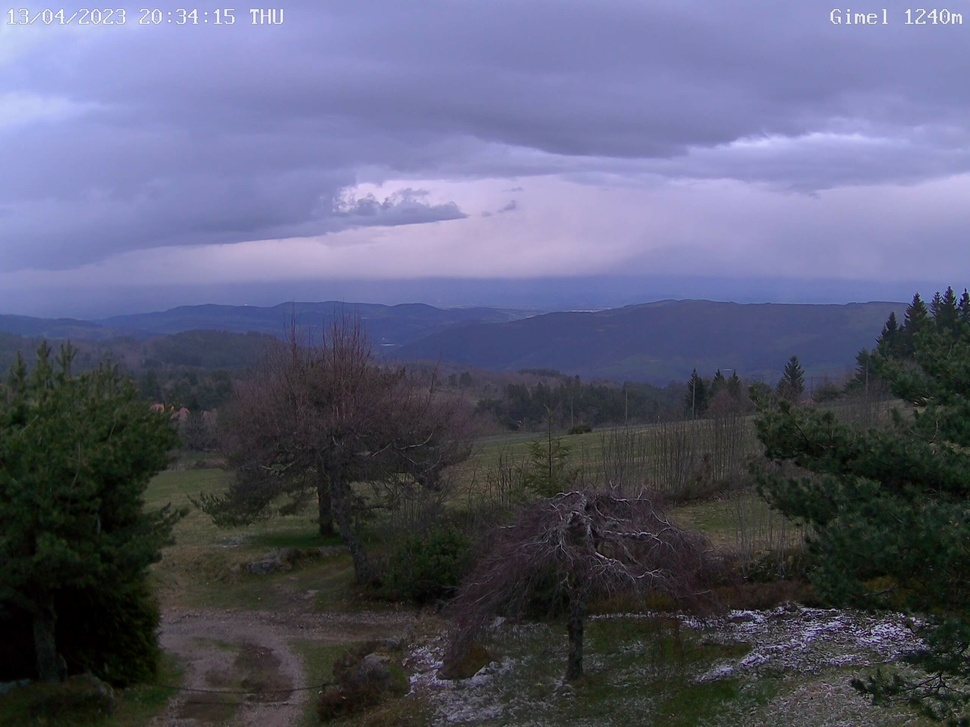
#> input picture static.infoclimat.net-imageserver.jpg, 970 x 727 px, shrunk from 2560 x 1920 before the run, found by its file name
$ python 'import cv2.py'
#> lines starting #> are read from the running program, lines starting #| are printed output that depends on the picture; after the words box and inside, x2 and y2 are one past the last pixel; in counts of white or black regions, pixels touching at a corner belong together
import cv2

def truncate_sky(image_path):
    # Load the image and convert it to the HSV color space
#> called with image_path = 'static.infoclimat.net-imageserver.jpg'
    img = cv2.imread(image_path)
#> img is the input picture: shape (727, 970, 3); mean B, G, R 113.6, 90.5, 88.4
    hsv = cv2.cvtColor(img, cv2.COLOR_BGR2HSV)
#> hsv: shape (727, 970, 3); mean H, S, V 94.9, 70.1, 117.1

    # Define the range of blue colors in HSV color space
    lower_blue = (90, 50, 50)
    upper_blue = (130, 255, 255)

    # Threshold the image to get only blue colors
    mask = cv2.inRange(hsv, lower_blue, upper_blue)
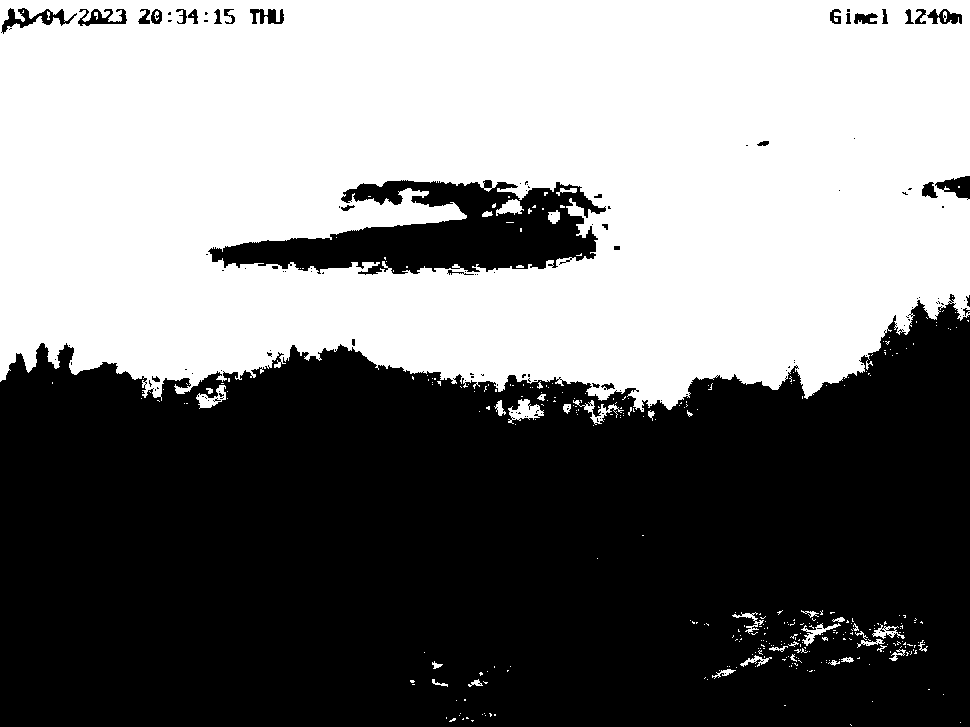
#> mask: shape (727, 970); 48.2% white; 348 white regions (307 under 20 px)

    # Find the contours of the blue regions in the image
    contours, hierarchy = cv2.findContours(mask, cv2.RETR_EXTERNAL, cv2.CHAIN_APPROX_SIMPLE)
#> contours = 317 contours, 295 with area under 20; largest, box (x1, y1, x2, y2) and area: (0, 0, 970, 412) 357180, (508, 399, 544, 424) 400, (196, 385, 226, 409) 293, (573, 400, 624, 425) 204, (801, 623, 841, 646) 190

    # Get the bounding box of the largest contour (i.e., the sky region)
    max_area = 0
    max_contour = None
    for contour in contours:
        area = cv2.contourArea(contour)
        if area > max_area:
            max_area = area
            max_contour = contour
#> this loop made 317 passes
#> (area, max_area) on passes 25, 35, 64, 152, 160, 230, 235, 317: (37, 37), (50.5, 50.5), (90.5, 90.5), (175, 175), (190.5, 190.5), (204, 204), (400, 400), (357180, 357180)
#> area on passes 26, 50, 59: 24, 27, 32.5
#> after the loop, max_area = 357180; max_contour = contour of 1514 points, box (x1, y1, x2, y2) (0, 0, 970, 412), area 357180
    x, y, w, h = cv2.boundingRect(max_contour)
#> x = 0; y = 0; w = 970; h = 412

    # Extract the sky region from the original image and save it
    sky = img[y:y+h, x:x+w]
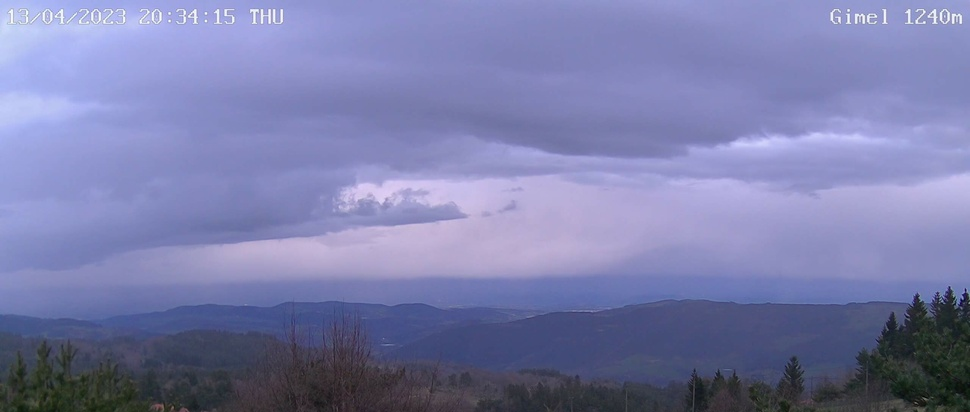
#> sky: shape (412, 970, 3); mean B, G, R 170.8, 126.3, 123
    cv2.imwrite('sky.jpg', sky)

# Example usage
truncate_sky('static.infoclimat.net-imageserver.jpg')

$ run again, with imagecloudy.jpg copied over static.infoclimat.net-imageserver.jpg
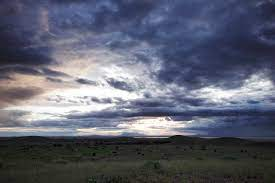
#> input picture imagecloudy.jpg, 275 x 183 px, found by its file name
#> in truncate_sky, img is the input picture: shape (183, 275, 3); mean B, G, R 112.2, 96.7, 93.3
#> hsv: shape (183, 275, 3); mean H, S, V 90.8, 62.4, 115.3
#> in truncate_sky, `mask = cv2.inRange(hsv, lower_blue, upper_blue)`:
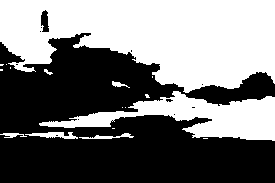
#> mask: shape (183, 275); 46.9% white; 17 white regions (10 under 20 px)
#> contours = 17 contours, 11 with area under 20; largest, box (x1, y1, x2, y2) and area: (0, 0, 275, 93) 17804, (39, 91, 275, 141) 4673, (25, 132, 78, 139) 152, (79, 133, 134, 139) 78, (0, 133, 27, 138) 38, (112, 81, 130, 88) 36
#> the loop in truncate_sky, `for contour in contours:` made 17 passes
#> (area, max_area) on passes 2, 4, 9, 17: (78, 78), (151.5, 151.5), (4673, 4673), (17803.5, 17803.5)
#> after the loop in truncate_sky, `for contour in contours:`: max_area = 17803.5; max_contour = contour of 272 points, box (x1, y1, x2, y2) (0, 0, 275, 93), area 17804
#> x = 0; w = 275; h = 93
#> in truncate_sky, `sky = img[y:y+h, x:x+w]`:
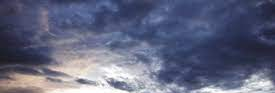
#> sky: shape (93, 275, 3); mean B, G, R 126.7, 101, 96.3

$ run again, with lol.jpg copied over static.infoclimat.net-imageserver.jpg
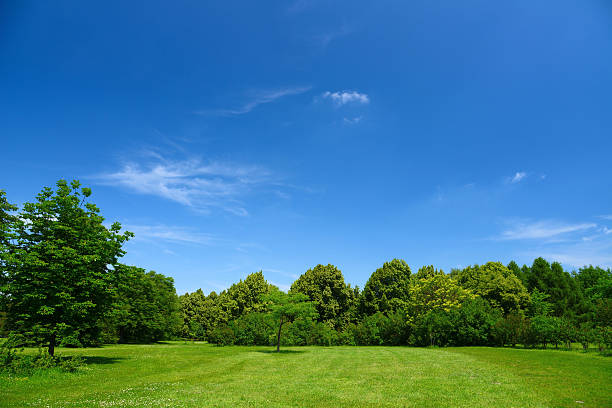
#> input picture lol.jpg, 612 x 408 px, found by its file name
#> in truncate_sky, img is the input picture: shape (408, 612, 3); mean B, G, R 142.1, 121.5, 64.4
#> hsv: shape (408, 612, 3); mean H, S, V 83.6, 193.2, 171.4
#> in truncate_sky, `mask = cv2.inRange(hsv, lower_blue, upper_blue)`:
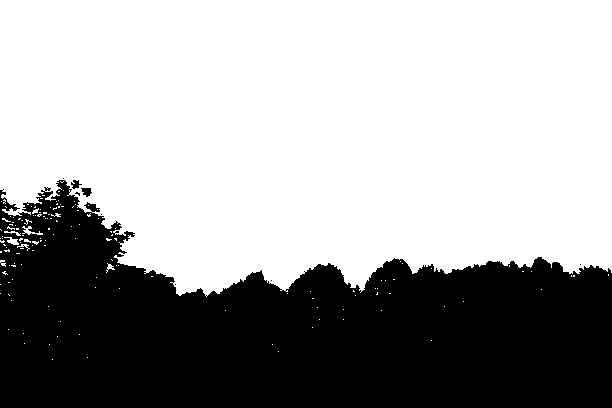
#> mask: shape (408, 612); 63.8% white; 9 black regions (6 under 20 px)
#> contours = 151 contours, 148 with area under 20; largest, box (x1, y1, x2, y2) and area: (0, 0, 612, 297) 157750, (4, 237, 19, 245) 40, (22, 226, 43, 235) 39
#> the loop in truncate_sky, `for contour in contours:` made 151 passes
#> (area, max_area) on passes 88, 151: (40.5, 40.5), (157749.5, 157749.5)
#> after the loop in truncate_sky, `for contour in contours:`: max_area = 157749.5; max_contour = contour of 824 points, box (x1, y1, x2, y2) (0, 0, 612, 297), area 157750
#> x = 0; w = 612; h = 297
#> in truncate_sky, `sky = img[y:y+h, x:x+w]`:
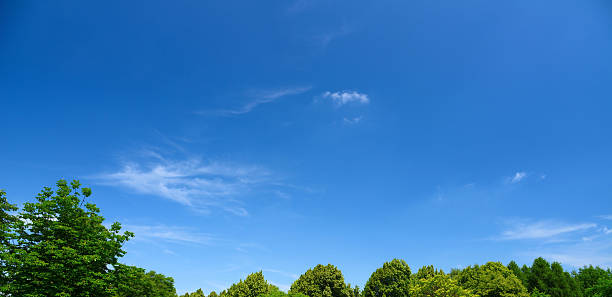
#> sky: shape (297, 612, 3); mean B, G, R 186.6, 125.3, 58.4
